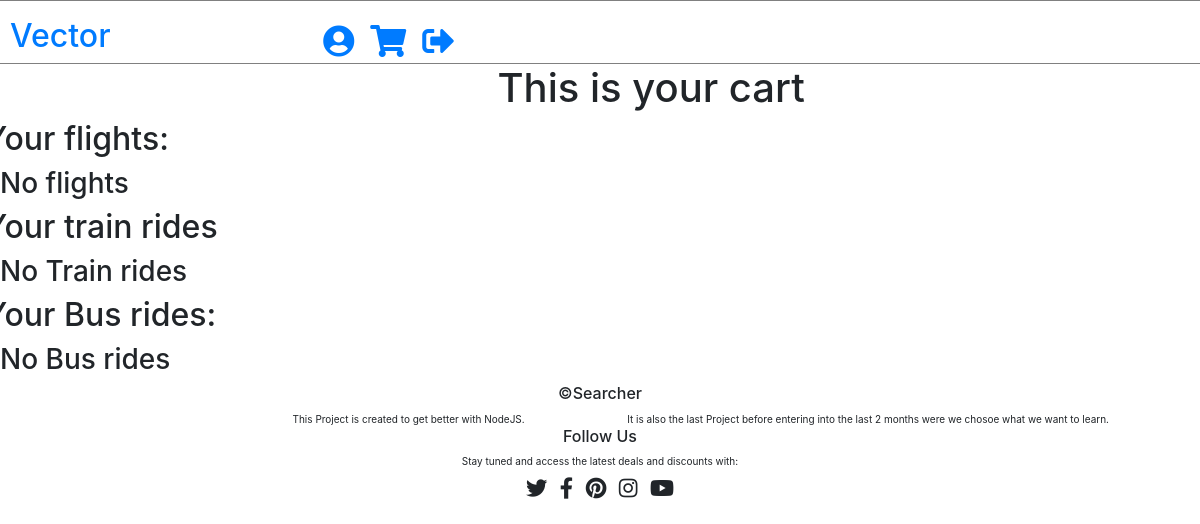
/cart (signed in), run on an earlier commit of the app's database.
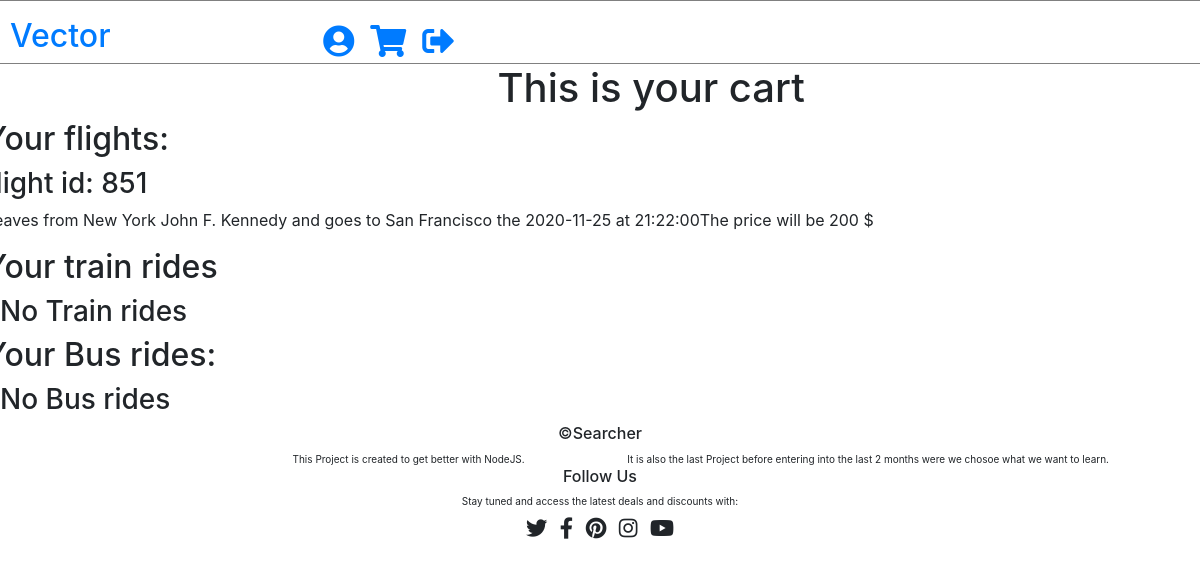
And on a later commit of the database.
### app.py (models this page shows, shortened)
class flights(db.Model):
    _id = db.Column('id', db.Integer, primary_key = True)
    user_id = db.Column('user_id', db.Integer)
    carrier_id = db.Column('carrier_id', db.Integer)
    price = db.Column('price', db.Integer)
    symbol = db.Column('symbol', db.String(1))
    departure_airport = db.Column('departure_airport', db.String(100))
    destination_airport = db.Column('destination_airport', db.String(100))
    date = db.Column('date', db.String(50))
    time = db.Column('time', db.String(50))

### app.py (the view)
@app.route('/cart')
def cart():
    return render_template('cart.html', flights = flights.query.filter_by(user_id = session['id']).all())

### templates/cart.html (shortened to what this page needs)
{% extends 'base.html' %}
{% block content %}
<div class="row">
    <div class="col-xs-2 offset-5">
        <h1>This is your cart</h1>
    </div>
</div>
<div class="row">
    <h2>Your flights:</h2>
</div>
{% if flights %}
    {% for flight in flights %}
    <div class="row">
        <h3>flight id: {{ flight.carrier_id }}</h3>
    </div>
    <div class="row">
        <p>Leaves from {{ flight.departure_airport }} and goes to {{ flight.destination_airport }} the {{ flight.date }} at {{ flight.time }}</p>
        <p>The price will be {{ flight.price }} {{ flight.symbol }} </p>
    </div>
    {% endfor %}
{% else %}
    <h3>No flights</h3>
{% endif %}
<div class="row">
    <h2>Your train rides</h2>
</div>
{% if trains %}
    {% for train in trains %}
    <div class="row">
        <h3>Trains</h3>
    </div>
    {% endfor %}
{% else %}
    <h3>No Train rides</h3>
{% endif %}
<div class="row">
    <h2>Your Bus rides:</h2>
</div>
{% if buses %}
    {% for bus in buses %}
    <div class="row">
        <h3>Bus</h3>
    </div>
    {% endfor %}
{% else %}
    <h3>No Bus rides</h3>
{% endif %}
{% endblock %}

### templates/base.html (shortened to what this page needs)
<!DOCTYPE html>
<html lang="en">
<head>
    <link rel="stylesheet" href="https://pro.fontawesome.com/releases/v5.10.0/css/all.css"/>
    <link rel="stylesheet" href="https://maxcdn.bootstrapcdn.com/bootstrap/4.5.2/css/bootstrap.min.css">
    <link rel="stylesheet" type='text/css' href="{{ url_for('static', filename='style/style.css')}}">
</head>
<body>
        <div class="row" id="navbar_row" style="border: 1px solid gray;">
            <div class="col-xs-3 pl-4 pt-3">
                <a href="/">
                    <h2>Vector</h2>
                </a>
            </div>
            <div class="col-xs-1 offset-2 mt-4 px-2">
                <a href="/change_profile">
                    <i class="fas fa-user-circle fa-2x"></i>
                </a>
            </div>
            <div class="col-xs-1 mt-4 px-2">
                <a href="/cart">
                    <i class="fas fa-shopping-cart fa-2x"></i>
                </a>
            </div>
            <div class="col-xs-1 mt-4 px-2">
                <a href="/logout">
                    <i class="fas fa-sign-out-alt fa-2x"></i>
                </a>
            </div>
        </div>
{% block content %}{% endblock %}
  <div class="row justify-content-center">
    <div class="col-xs-4">
        <h6>&copy;Searcher</h6>
    </div>
</div>
<div class="row">
    <div class="col-xs-6 offset-3">
        <p style="font-size: x-small;">This Project is created to get better with NodeJS.</p>
    </div>
    <div class="col-xs-11 offset-1">
        <p style="font-size: x-small;">It is also the last Project before entering into the last 2 months were we chosoe what we want to learn.</p>
    </div>
</div>
<div class="row justify-content-center mt-n3">
    <div class="col-xs-4">
        <h6>Follow Us</h6>
    </div>
</div>
<div class="row justify-content-center">
    <div class="col-xs-6">
        <p style="font-size: x-small;">Stay tuned and access the latest deals and discounts with:</p>
    </div>
</div>
<div class="row justify-content-center mb-4">
    <div class="col-xs-6 mt-n2">
        <i class="fab fa-twitter fa-lg px-1"></i>
        <i class="fab fa-facebook-f fa-lg px-1"></i>
        <i class="fab fa-pinterest fa-lg px-1"></i>
        <i class="fab fa-instagram fa-lg px-1"></i>
        <i class="fab fa-youtube fa-lg px-1"></i>
    </div>
</div>
</body>
</html>

What changed in the data, as far as the page shows it:
added flights: carrier_id "851", departure_airport "New York John F. Kennedy", destination_airport "San Francisco", date "2020-11-25", time "21:22:00", price "200", symbol "$"
Also different on the page:
text no longer shown: "No flights"
